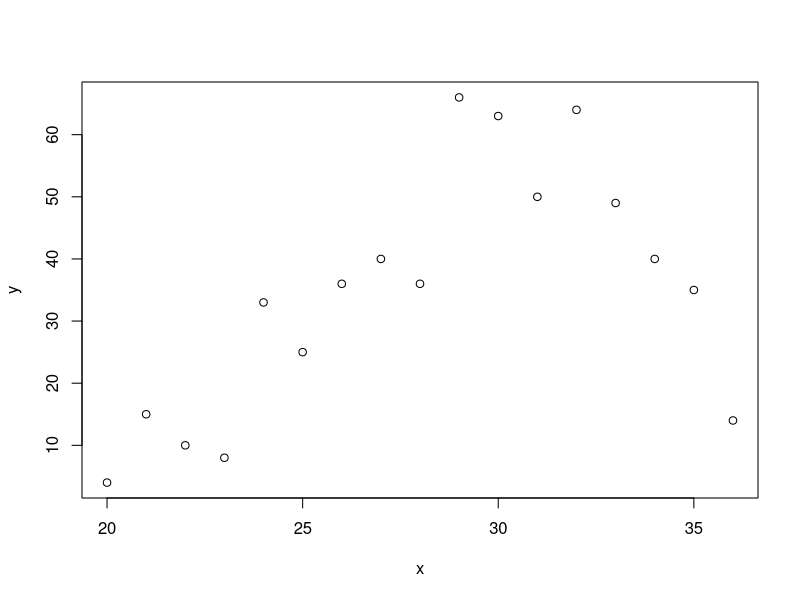
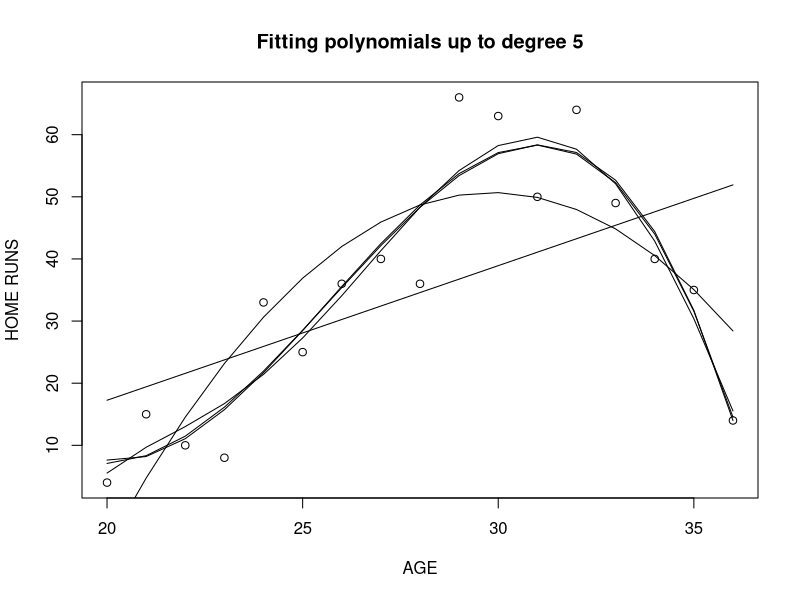

The R script that drew these images, in order:
## ---- chunk 1
polyfit <- function(degree, d){
  fit.minus.i <- function(i, d, degree){
      fit <- lm(y ~ poly(x, degree), data=d[-i, ])
      predict(fit, data.frame(x=d$x[i]))
  }
  predictions <- sapply(1:dim(d)[1],
                        fit.minus.i, d, degree)
  sum((d$y - predictions) ^ 2) 
}
## ---- chunk 2
library(LearnBayes)
sosa <- subset(sluggerdata, Player=="Sosa")[, c("Age", "HR")]
names(sosa) <- c("x", "y")
with(sosa, plot(x, y))
## ---- chunk 3
with(sosa, plot(x, y,
                xlab="AGE", ylab="HOME RUNS",
                main="Fitting polynomials up to degree 5"))
for(j in 1:5)
  lines(sosa$x,
        predict(lm(y ~ poly(x, j), data=sosa)))
## ---- chunk 4
S <- sapply(1:5, polyfit, sosa)
names(S) <- paste("degree", 1:5)
S
